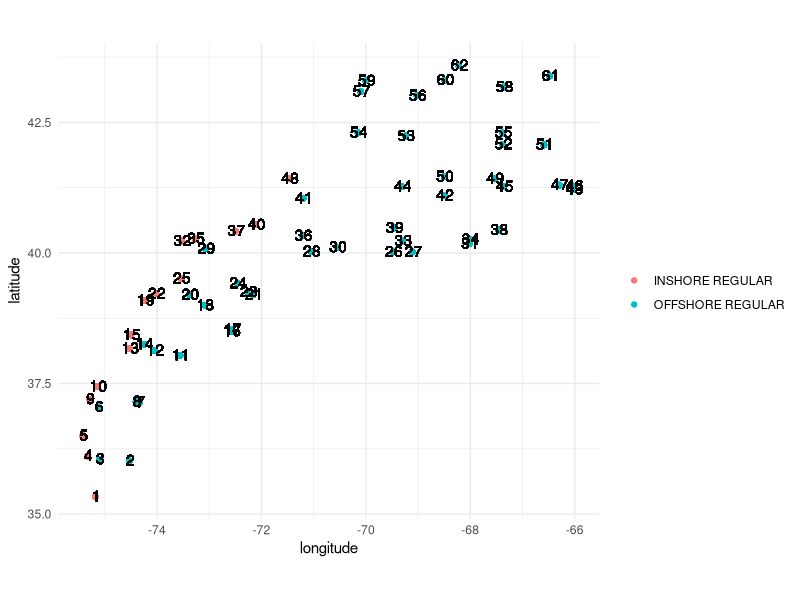
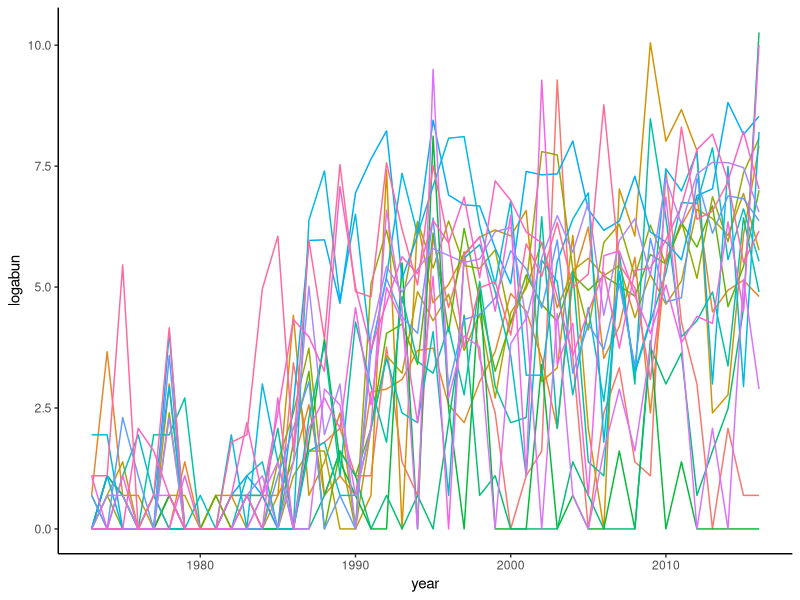
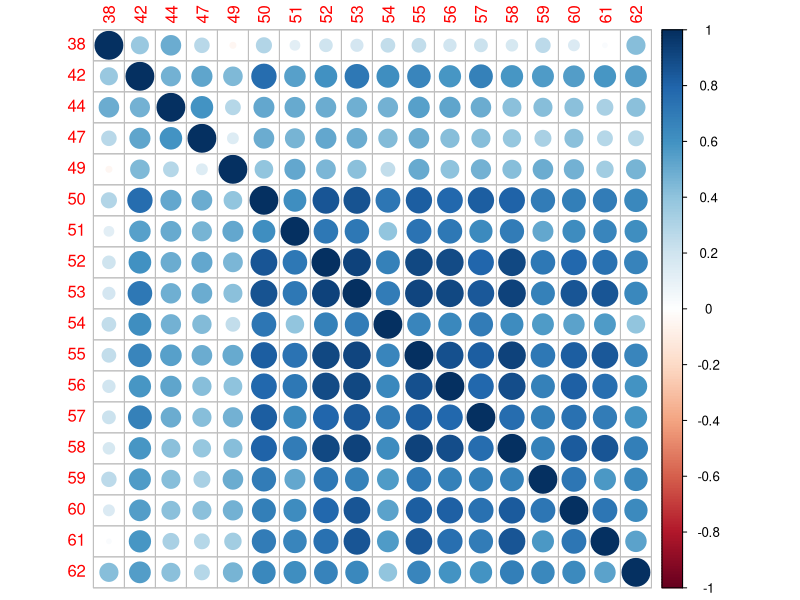
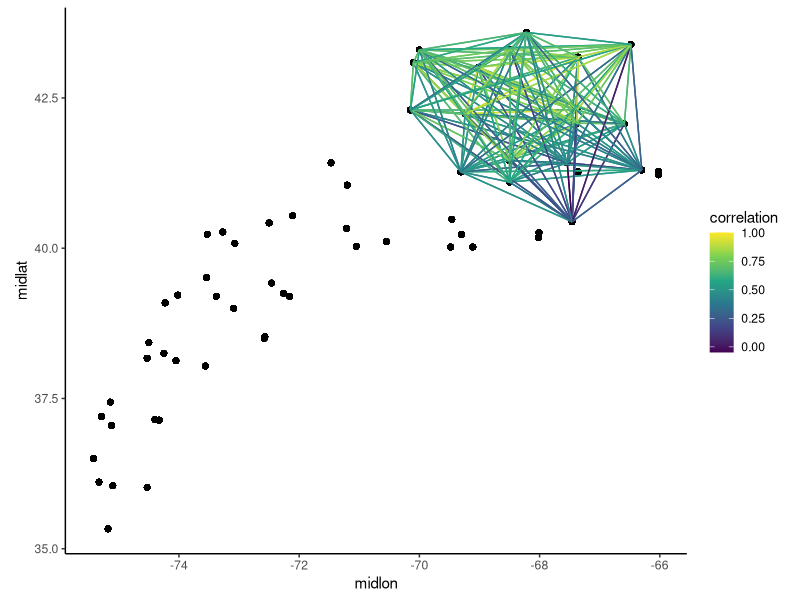
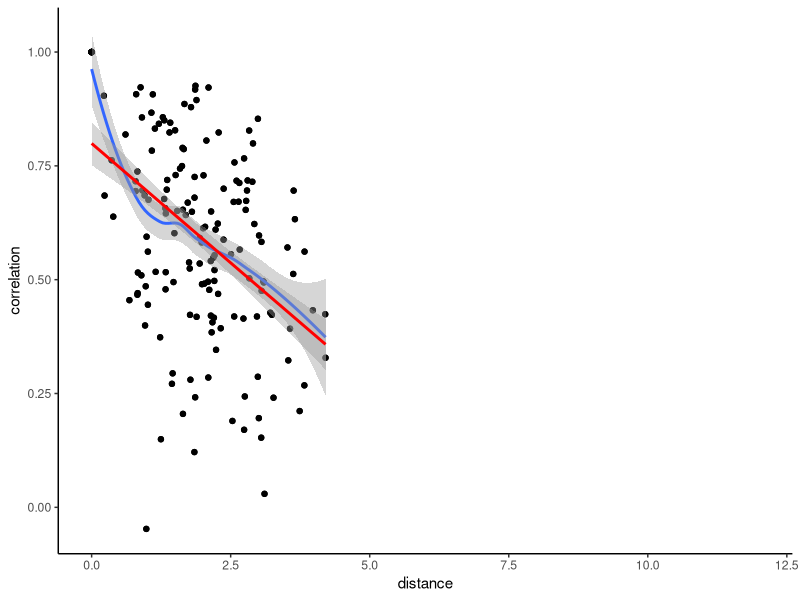
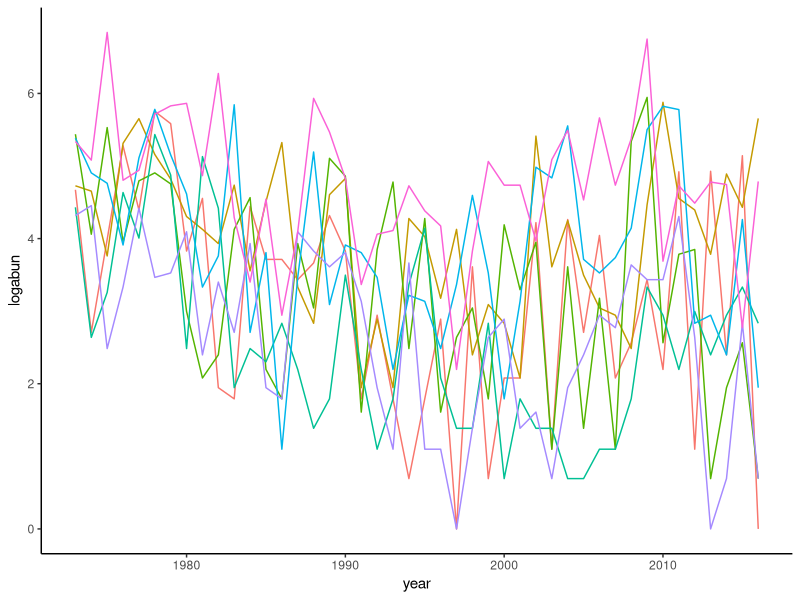
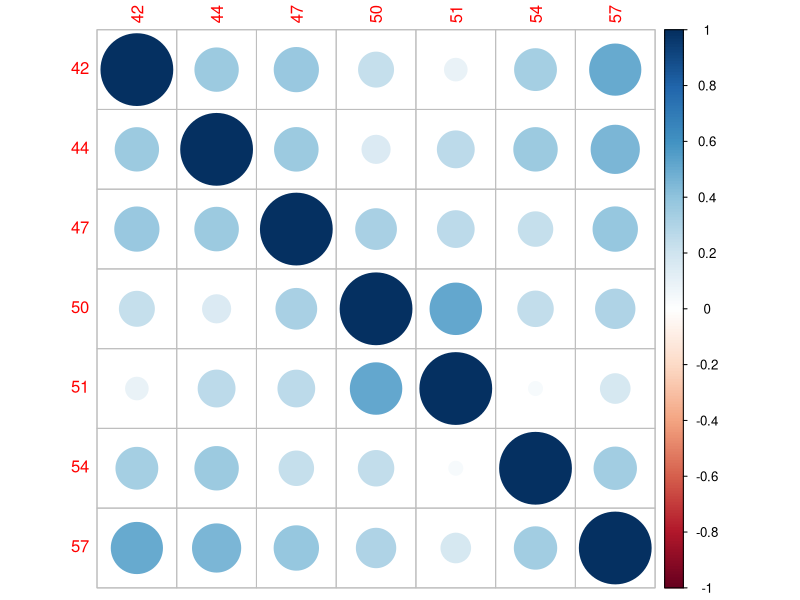
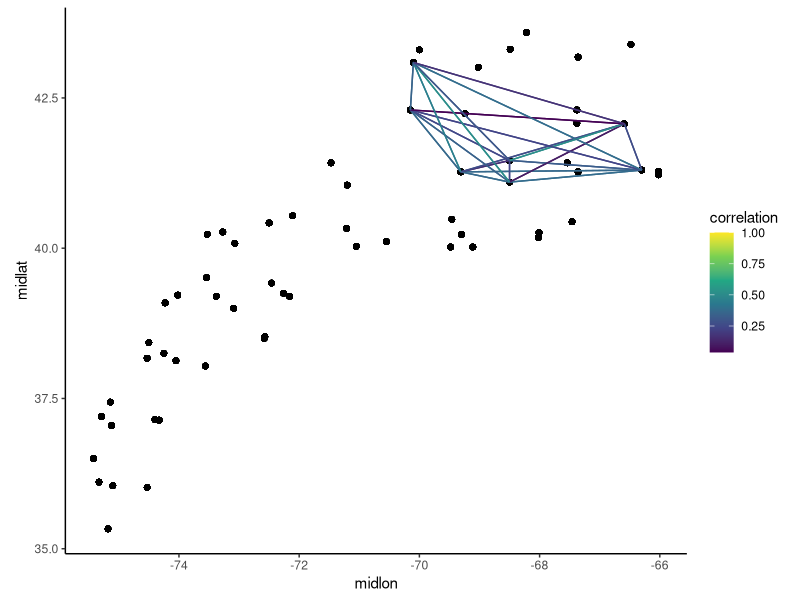

R code for these plots, in order: (Note: this script raises an error after producing the figures.)
library(tidyverse)
library(corrplot)
library(ggrepel)

data<-read_csv("./bethany_bottomtrawl_fall.csv") %>% 
  dplyr::select(-SEASON, -name, -LAT, -LON) %>% 
  gather(key="species", value="CPUE", -YEAR, -STRATUM, -NTOWS, -midlat, -midlon, -group) %>% 
  mutate(abundance=CPUE*NTOWS) %>% 
  mutate(logabun=log(abundance+1)) %>% 
  mutate(site=paste0(midlon,"_", midlat))
  # group_by (YEAR, group, species) %>% 
  # summarize (abundance=sum(abundance),
  #            lat=mean(midlat),
  #            lon=mean(midlon)) %>% 
  # ungroup()

coord_df<-data %>% 
  distinct(midlon, midlat) %>% 
  arrange(midlat, midlon) %>%
  mutate(id=row_number())

data<-data %>% 
  left_join(coord_df, by=c("midlat", "midlon"))

cairo_pdf("./marine/map.pdf")
p<-ggplot(data)+
  geom_point(aes(x=midlon, y=midlat, col=group))+
  geom_text(aes(x=midlon+0.02, y=midlat+0.02, label=id))+
  theme_minimal()+
  xlab("longitude")+
  ylab("latitude")+
  guides(col=guide_legend(title=""))+
  coord_equal()
print(p)
dev.off()
# test<-data %>% filter(species==unique(data$species)[5]) %>% 
#   pull(abundance)  
# mean(test==0) # check with Casey about 0

sp_list<-unique(data$species)
corr_decay_list<-mean_corr_list<-rep(NA, length(sp_list))
for (i in 1:length(sp_list)) {
  sp<-sp_list[i]
  data_sp<-data %>%
    filter(species==sp_list[i]) %>% 
    arrange(midlat, midlon) %>% 
    dplyr::select(-STRATUM, -NTOWS, -group,-midlat, -midlon, -species, -CPUE) %>% 
    group_by(site,id) %>% 
    filter(sum(abundance)>1000) %>% 
    ungroup() 
  
  cairo_pdf(paste0("./marine/ts/",sp, ".pdf"))
  p<-ggplot(data_sp)+
    geom_line(aes(x=YEAR, y=logabun, col=site, group=site))+
    guides(col="none")+
    theme_classic()+
    xlab("year")
  print(p)
  dev.off()
  
  data_mat<- data_sp %>% 
    dplyr::select(-site, -abundance) %>% 
    spread(key = "id", value="logabun") %>% 
    dplyr::select(-YEAR)
  
  res<-cor(data_mat,use="complete.obs")
  # variogram
  
  cairo_pdf(paste0("./marine/corr_mat/",sp, ".pdf"))
  corrplot(res, method="circle")
  dev.off()
  
  mean_corr_list[i]<-mean(res-diag(nrow=nrow(res), ncol=ncol(res)), na.rm = T)
  
  corr_df<-as.data.frame(res) %>% 
    rownames_to_column(var="start") %>% 
    gather(key="end", value = "correlation", -start) %>%
    mutate(start=as.integer(start),
           end=as.integer(end)) %>% 
    left_join(coord_df, by=c("start"="id")) %>% 
    rename(start_lat=midlat,
           start_lon=midlon) %>% 
    left_join(coord_df, by=c("end"="id")) %>% 
    rename(end_lat=midlat,
           end_lon=midlon) %>% 
    mutate(distance=sqrt((start_lat-end_lat)^2+(start_lon-end_lon)^2))
  
  cairo_pdf(paste0("./marine/corr_map/",sp, ".pdf"))
  p<-ggplot ()+
    geom_point(data=data,aes(x=midlon, y=midlat))+
    geom_segment(data=corr_df,aes(x=start_lon, y=start_lat, xend=end_lon, yend=end_lat, col=correlation))+
    scale_color_viridis_c(begin=0, end=1)+
    theme_classic()+
    coord_equal()
  print(p)
  dev.off()
  
  cairo_pdf(paste0("./marine/decay/",sp, ".pdf"))
  p<-ggplot(corr_df)+
    geom_point(aes(x=distance, y=correlation))+
    geom_smooth(aes(x=distance, y=correlation),method=loess)+
    geom_smooth(aes(x=distance, y=correlation),method=lm, col="red")+
    xlim(0,12)+
    theme_classic()
  print(p)
  dev.off()
  corr_decay_list[i]<-coef(lm(data=corr_df, correlation~distance))["distance"]
  
  print(i)
}

management=c(1, 1, 1, 1, 0,
          0, 0, 1, 1, 1,
          1, 0, 1, 0, 1,
          1)
# https://media.fisheries.noaa.gov/2021-04/Mid-Atlantic-Managed-Species.pdf
# https://media.fisheries.noaa.gov/2021-04/New-England-Managed-Species.pdf
# https://www.fisheries.noaa.gov/new-england-mid-atlantic/population-assessments/fishery-stock-assessments-new-england-and-mid-atlantic

sync_df<-data.frame(species=sp_list, corr=mean_corr_list,decay=corr_decay_list,
                    management=management) %>% 
  mutate(management=case_when(management==0~"unmanaged",
                           management==1~"managed")) %>% 
  arrange(species)

cairo_pdf("./marine/mean_corr.pdf")
p<-ggplot(sync_df)+
  geom_boxplot(aes(x=management, y=corr))+
  geom_point(aes(x=management, y=corr), cex=2, col="red", pch=1)+
  geom_label_repel(aes(x=management, y=corr, label=species), cex=3, col="red")+
  theme_classic()+
  xlab("")+
  ylab("mean correlation")
print(p)
dev.off()

mean(sync_df %>% filter(management=="managed") %>% pull(corr))
sd(sync_df %>% filter(management=="managed") %>% pull(corr))

mean(sync_df %>% filter(management=="unmanaged") %>% pull(corr))
sd(sync_df %>% filter(management=="unmanaged") %>% pull(corr))

t.test(sync_df %>% filter(management=="managed") %>% pull(corr),
       sync_df %>% filter(management=="unmanaged") %>% pull(corr))


p<-ggplot(sync_df)+
  geom_boxplot(aes(x=management, y=decay))+
  geom_point(aes(x=management, y=decay), cex=2, col="red", pch=1)+
  geom_label_repel(aes(x=management, y=decay, label=species), cex=3, col="red")+
  theme_classic()+
  xlab("")+
  ylab("correlation decay")

t.test(sync_df %>% filter(management=="managed") %>% pull(decay),
       sync_df %>% filter(management=="unmanaged") %>% pull(decay))


abundance_df<-data %>% 
  group_by(species, YEAR) %>% 
  summarize(abundance=sum(abundance)) %>% 
  ungroup() %>% 
  group_by(species) %>% 
  do(broom::tidy(lm(abundance ~ YEAR, .))) %>%
  filter(term == "YEAR") %>%
  dplyr::select(species, roc = estimate, p = p.value) %>% 
  ungroup() %>% 
  mutate(management=management) %>% 
  mutate(management=case_when(management==0~"unmanaged",
                              management==1~"managed")) %>% 
  arrange(species)

cairo_pdf("./marine/abundance_roc.pdf")
p<-ggplot(abundance_df)+
  geom_boxplot(aes(x=management, y=roc))+
  geom_point(aes(x=management, y=roc), cex=2, col="red", pch=1)+
  geom_label_repel(aes(x=management, y=roc, label=species), cex=3, col="red")+
  theme_classic()+
  xlab("")+
  ylab("abundance rate of change")
print(p)
dev.off()

t.test(abundance_df %>% filter(management=="managed") %>% pull(roc),
       abundance_df %>% filter(management=="unmanaged") %>% pull(roc))

# does depth matter